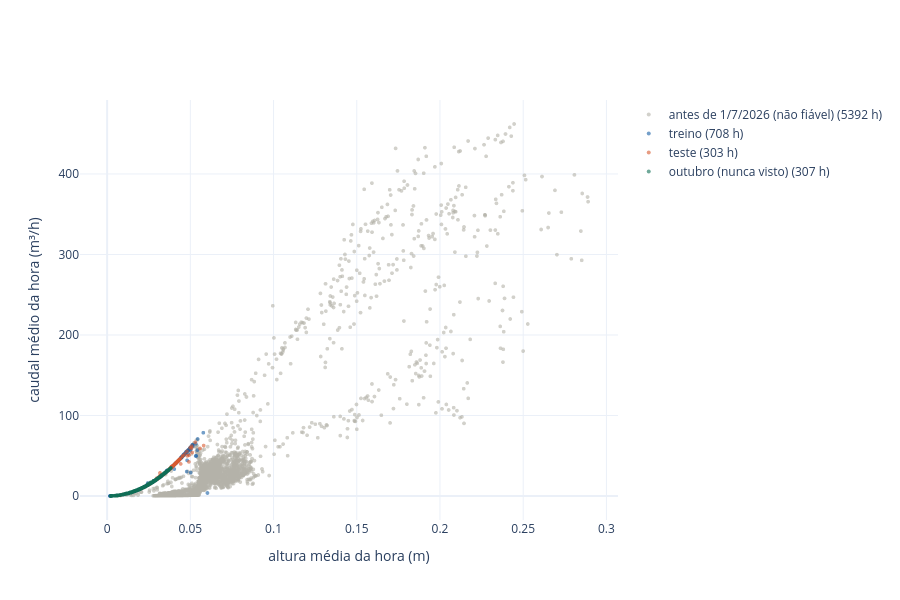

The notebook cell saved with this chart:
### Markdown cell above
## 5. Height against caudal, by period

Each point is one hour. If one height always gave the same caudal, all the points would sit on one curve. Different colors on different curves mean the relationship changed between periods.

### Code cell
h = leituras[(leituras["caudal_l_s"] > 0) & (leituras["altura_m"] > 0) & (leituras["altura_m"] < DIAMETRO)]
h = h.resample("h").agg({"altura_m": "mean", "caudal_m3_h": "mean"}).dropna()
inicio_teste, inicio_outubro = teste.index.min(), pd.Timestamp("2026-10-01")
periodo = np.select(
    [h.index < INICIO, h.index < inicio_teste, h.index < inicio_outubro],
    ["antes de 1/7/2026 (não fiável)", "treino", "teste"], "outubro (nunca visto)")
fig = go.Figure()
for nome, cor in (("antes de 1/7/2026 (não fiável)", "#B4B2A9"), ("treino", "#185FA5"), ("teste", "#D85A30"), ("outubro (nunca visto)", "#0F6E56")):
    sel = h[periodo == nome]
    fig.add_trace(go.Scattergl(x=sel["altura_m"], y=sel["caudal_m3_h"], mode="markers", name=f"{nome} ({len(sel)} h)",
                               marker=dict(size=4, color=cor, opacity=0.6)))
fig.update_layout(height=600, template="plotly_white", xaxis_title="altura média da hora (m)", yaxis_title="caudal médio da hora (m³/h)")
fig.show()

### Figure 1 — Plotly figure (JSON) as saved in the notebook; plotly's stock layout.template omitted (floating-point values rounded to 4 significant figures; data arrays with more than 128 entries replaced by an {"elided": "..."} marker saying what was removed)
{"data": [{"marker": {"color": "#B4B2A9", "opacity": 0.6, "size": 4}, "mode": "markers", "name": "antes de 1/7/2026 (não fiável) (5392 h)", "type": "scattergl", "x": {"elided": "5392 float values"}, "y": {"elided": "5392 float values"}}, {"marker": {"color": "#185FA5", "opacity": 0.6, "size": 4}, "mode": "markers", "name": "treino (708 h)", "type": "scattergl", "x": {"elided": "708 float values"}, "y": {"elided": "708 float values"}}, {"marker": {"color": "#D85A30", "opacity": 0.6, "size": 4}, "mode": "markers", "name": "teste (303 h)", "type": "scattergl", "x": {"elided": "303 float values"}, "y": {"elided": "303 float values"}}, {"marker": {"color": "#0F6E56", "opacity": 0.6, "size": 4}, "mode": "markers", "name": "outubro (nunca visto) (307 h)", "type": "scattergl", "x": {"elided": "307 float values"}, "y": {"elided": "307 float values"}}], "layout": {"height": 600, "xaxis": {"title": {"text": "altura média da hora (m)"}}, "yaxis": {"title": {"text": "caudal médio da hora (m³/h)"}}}}
